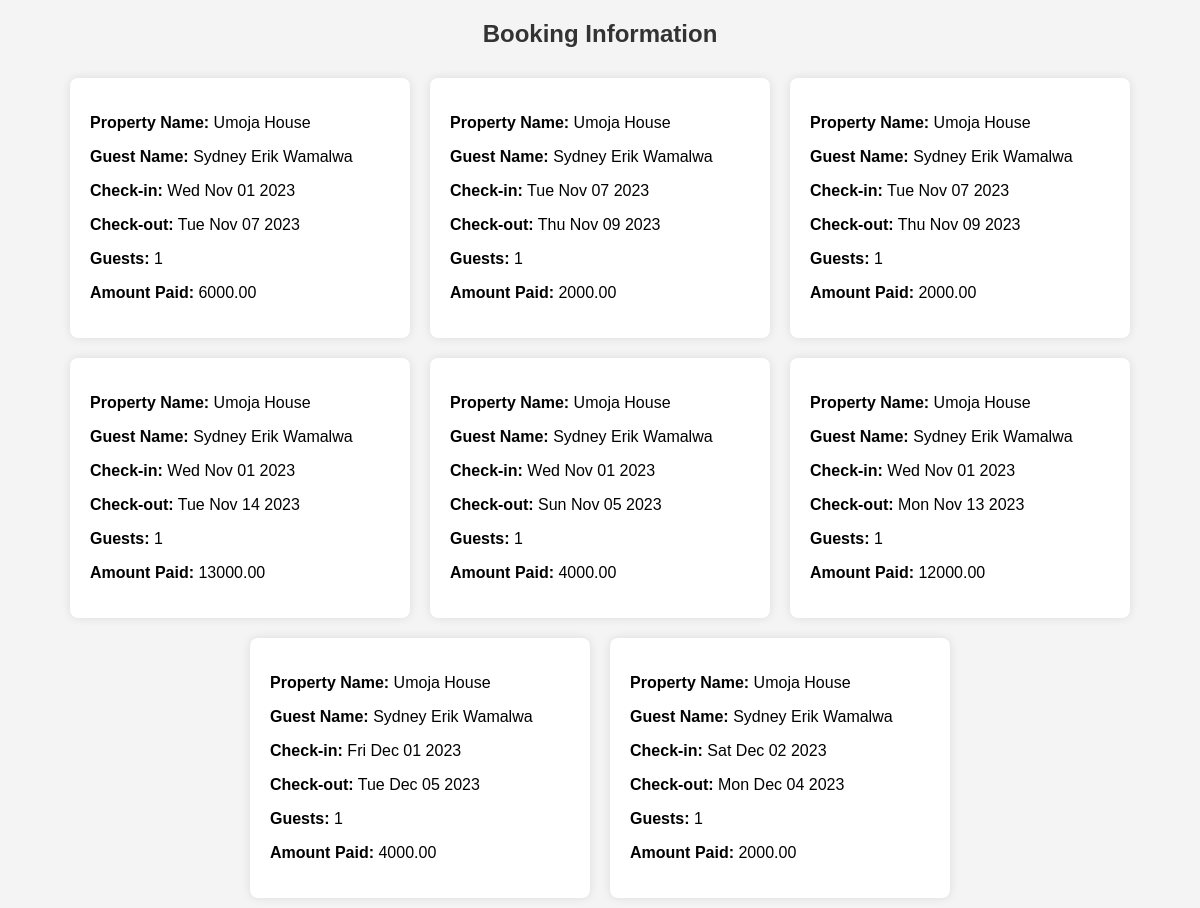
Screenshot of /viewpropertybookings/1 with the database file from the repository.
### tables this page shows
CREATE TABLE bookings (
            id INTEGER PRIMARY KEY,
            guest_name TEXT NOT NULL,
            property_id INTEGER,
            property_name TEXT NOT NULL,
            check_in DATE NOT NULL,
            check_out DATE NOT NULL,
            guests INTEGER NOT NULL,
            amount VARCHAR NOT NULL,
            user_id INTEGER NOT NULL,
            contacts TEXT NOT NULL,
            property_type TEXT NOT NULL,
            FOREIGN KEY (property_type) REFERENCES properties(property_type),
            FOREIGN KEY (user_id) REFERENCES users(id),
            FOREIGN KEY (property_id) REFERENCES properties (id)
        );

### app.py (the view)
@app.route('/viewpropertybookings/<destination_id>')
def viewpropertybooking(destination_id):
    try:
        with sqlite3.connect('users.db') as connection:
            cursor = connection.cursor()
            cursor.execute("SELECT * FROM bookings WHERE property_id = ?", (destination_id,))
            bookings_data = cursor.fetchall()
        return render_template('admin_property_booking.html', bookings_data=bookings_data)
    except Exception as e:
        print(f"Error fetching bookings: {e}")
        bookings_data = []
        return render_template('admin_property_booking.html', bookings_data=bookings_data, error=str(e))

### templates/admin_property_booking.html (shortened to what this page needs)
<!DOCTYPE html>
<html lang="en">
<head>
</head>
<body>
    <h2>Booking Information</h2>
    <div class="bookings-container">
        {% for booking in bookings_data %}
            <div class="bookings">
                <p><strong>Property Name:</strong> {{ booking[3] }}</p>
                <p><strong>Guest Name:</strong> {{ booking[1] }}</p>
                <p><strong>Check-in:</strong> {{ booking[4] }}</p>
                <p><strong>Check-out:</strong> {{ booking[5] }}</p>
                <p><strong>Guests:</strong> {{ booking[6] }}</p>
                <p><strong>Amount Paid:</strong> {{ booking[7] }}</p>
            </div>
        {% endfor %}
    </div>
</body>
</html>

### templates/admin_property_booking.html (style rules this page uses)
body { font-family: 'Arial', sans-serif; background-color: #f4f4f4; margin: 0; padding: 0; display: flex; flex-direction: column; align-items: center; height: 100vh; }
h2 { text-align: center; color: #333; margin-bottom: 20px; }
.bookings-container { display: flex; flex-wrap: wrap; justify-content: center; }
.bookings { background-color: #fff; box-shadow: 0 0 10px rgba(0, 0, 0, 0.1); padding: 20px; margin: 10px; border-radius: 8px; width: 300px; text-align: left; }

### rows the page displays
bookings: property_name "Umoja House", guest_name "Sydney Erik Wamalwa", check_in "Wed Nov 01 2023", check_out "Tue Nov 07 2023", guests "1", amount "6000.00"
bookings: property_name "Umoja House", guest_name "Sydney Erik Wamalwa", check_in "Tue Nov 07 2023", check_out "Thu Nov 09 2023", guests "1", amount "2000.00"
bookings: property_name "Umoja House", guest_name "Sydney Erik Wamalwa", check_in "Tue Nov 07 2023", check_out "Thu Nov 09 2023", guests "1", amount "2000.00"
bookings: property_name "Umoja House", guest_name "Sydney Erik Wamalwa", check_in "Wed Nov 01 2023", check_out "Tue Nov 14 2023", guests "1", amount "13000.00"
bookings: property_name "Umoja House", guest_name "Sydney Erik Wamalwa", check_in "Wed Nov 01 2023", check_out "Sun Nov 05 2023", guests "1", amount "4000.00"
bookings: property_name "Umoja House", guest_name "Sydney Erik Wamalwa", check_in "Wed Nov 01 2023", check_out "Mon Nov 13 2023", guests "1", amount "12000.00"
bookings: property_name "Umoja House", guest_name "Sydney Erik Wamalwa", check_in "Fri Dec 01 2023", check_out "Tue Dec 05 2023", guests "1", amount "4000.00"
bookings: property_name "Umoja House", guest_name "Sydney Erik Wamalwa", check_in "Sat Dec 02 2023", check_out "Mon Dec 04 2023", guests "1", amount "2000.00"
